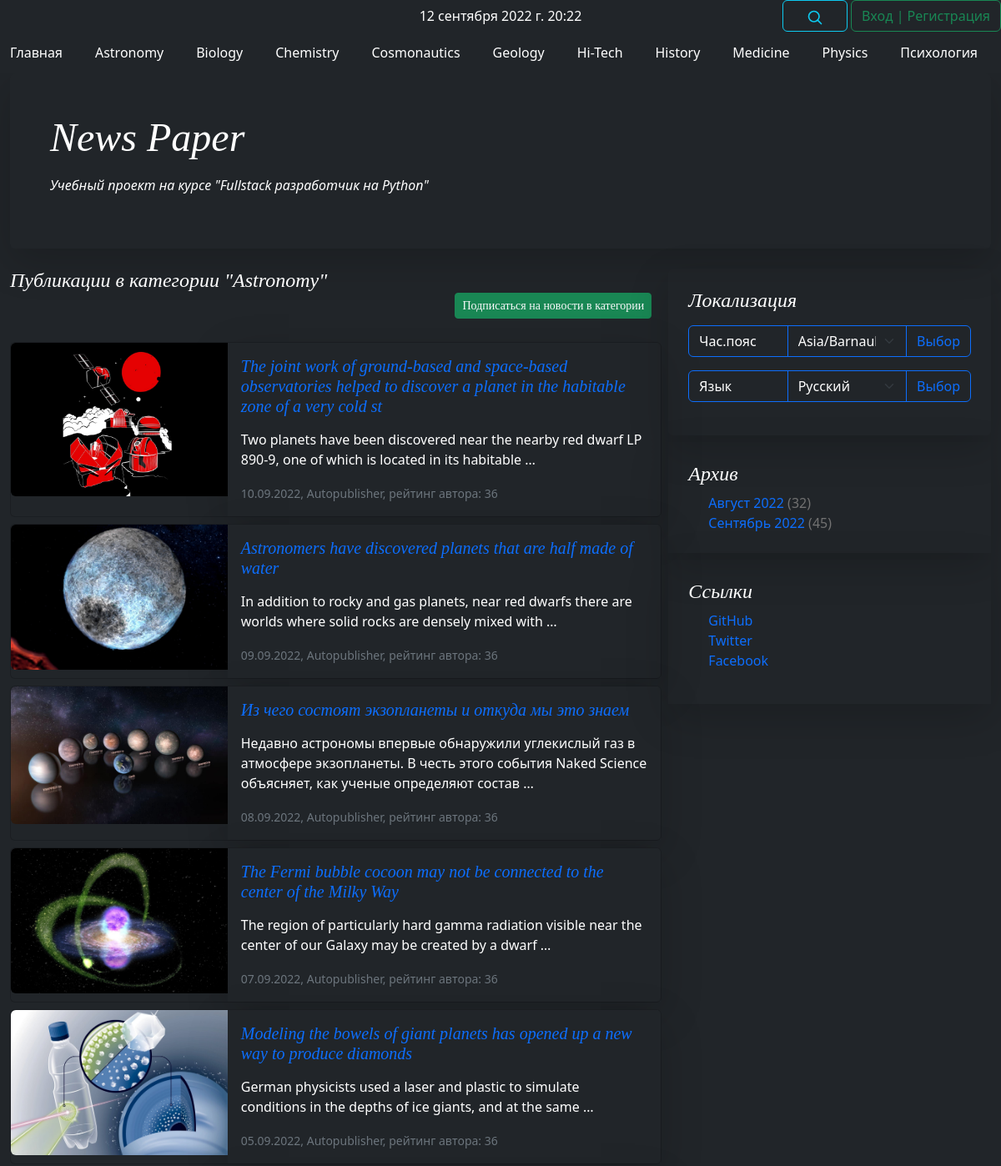
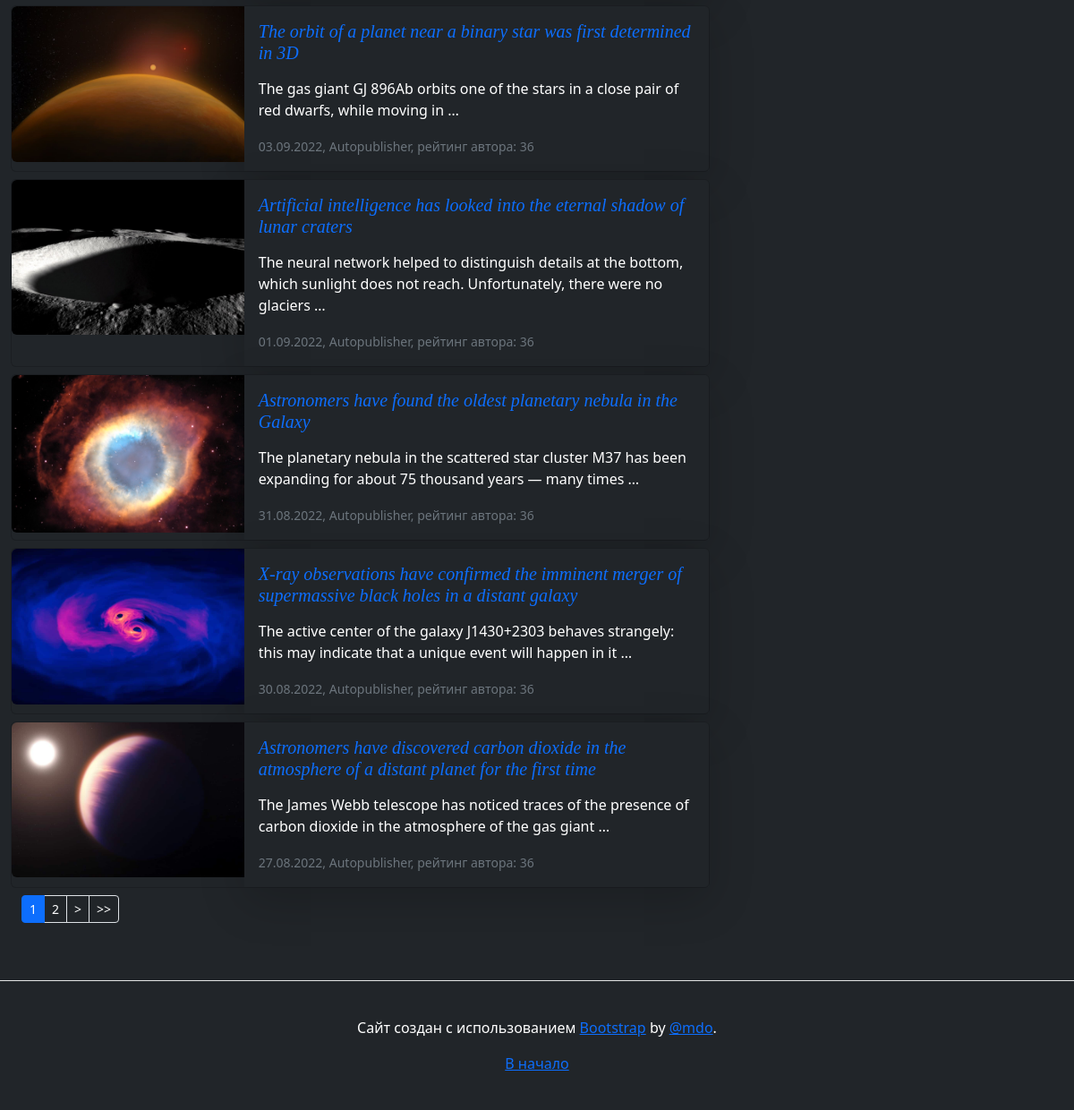
The app's page /caterory/1/, older data (2 pictures, top to bottom).
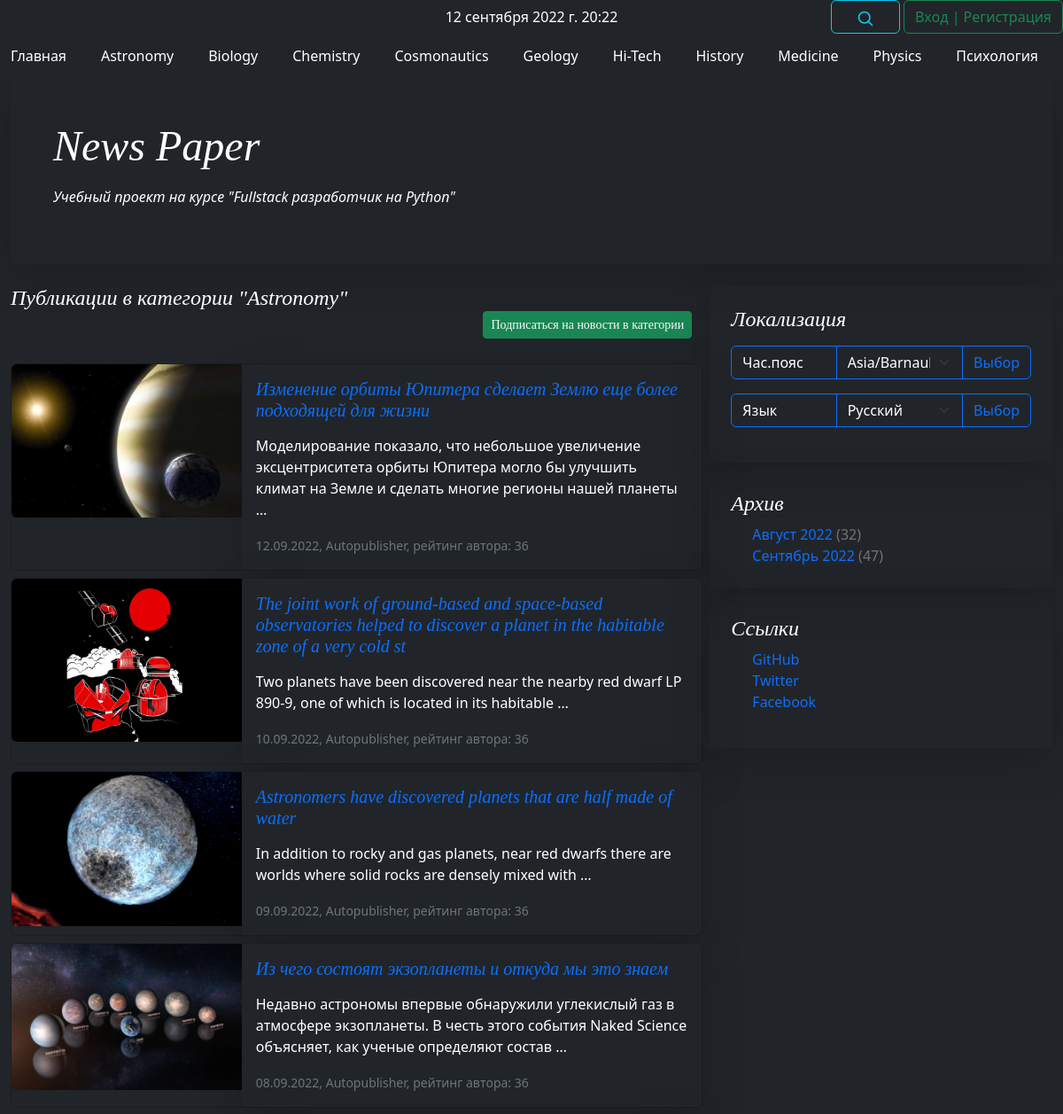
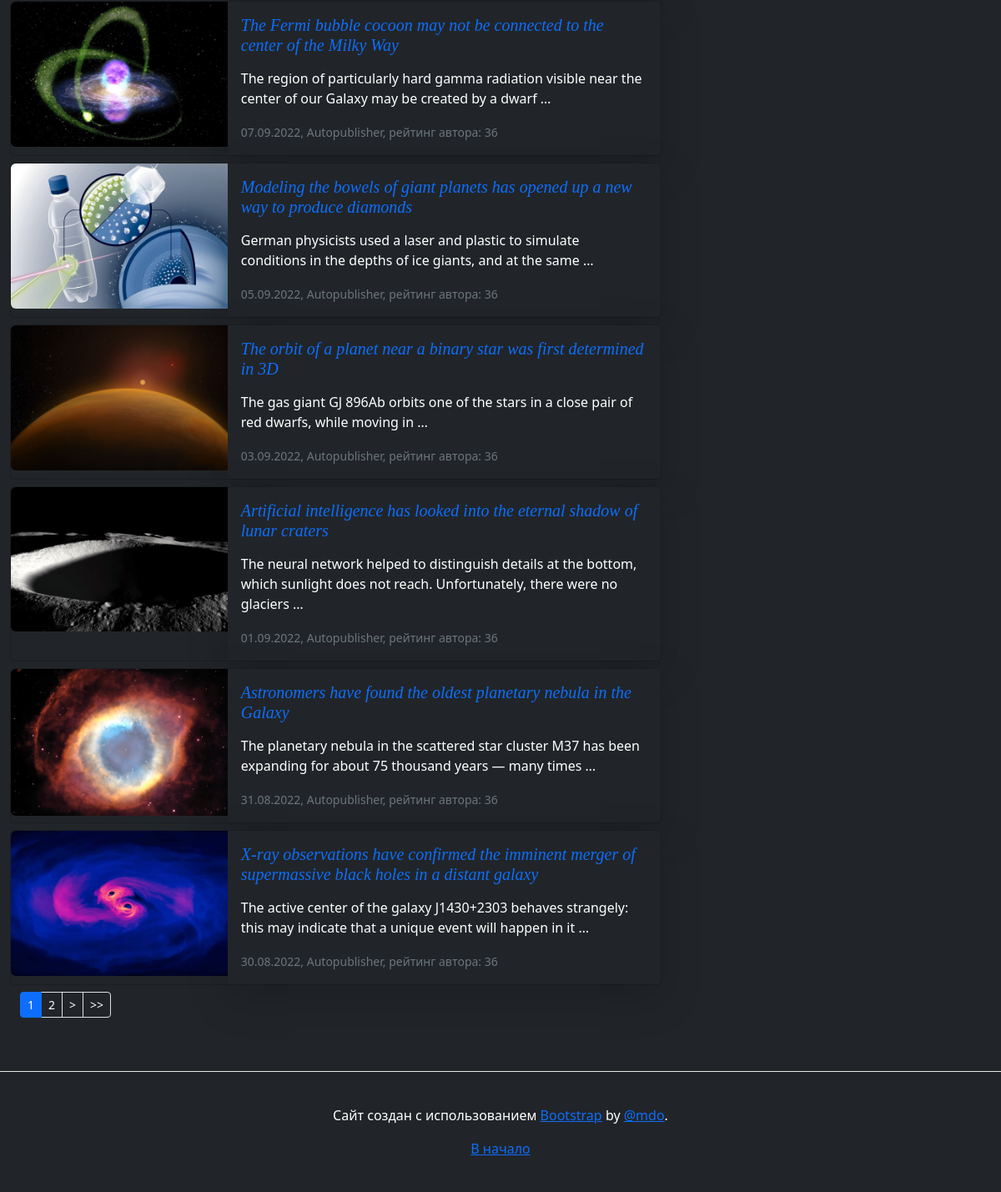
The same page, newer data (2 pictures, top to bottom).
### news/models.py (models this page shows, shortened)
class Category(models.Model):
    name = models.CharField(
        max_length=64,
        unique=True,
        verbose_name=_('Имя категории'),
    )
    subscribers = models.ManyToManyField(
        User,
        through='CatSubscribers',
        blank=True,
        verbose_name=_('Подписчик'),
    )
    class Meta:
        verbose_name = _('Категория')
        verbose_name_plural = _('Категории')

class PostCategory(models.Model):
    post = models.ForeignKey(
        Post,
        on_delete=models.CASCADE,
        verbose_name=_('Пост'),
    )
    cat = models.ForeignKey(
        Category,
        on_delete=models.CASCADE,
        verbose_name=_('Категория'),
    )
    def __str__(self):
        return self.cat.name
    class Meta:
        verbose_name = _('Категория')
        verbose_name_plural = _('Категории')

class Post(models.Model):
    author_post = models.ForeignKey(
        Author,
        on_delete=models.CASCADE,
        verbose_name=_('Автор'),
    )
    ARTICLE = 'ART'
    NEWS = 'NWS'
    CHOICE_CAT = [
        (ARTICLE, _('Статья')),
        (NEWS, _('Новость')),
    ]
    type_cat = models.CharField(
        max_length=3,
        choices=CHOICE_CAT,
        default=ARTICLE,
        verbose_name=_('Тип контента'),
    )
    date_pub = models.DateTimeField(
        auto_now_add=True,
        verbose_name=_('Дата публикации'),
    )
    post_cat = models.ManyToManyField(
        Category,
        through='PostCategory',
        verbose_name=_('Категория'),
    )
    name = models.CharField(
        max_length=128,
        verbose_name=_('Название'),
    )
    content = models.TextField(
        verbose_name=_('Контент'),
    )
    content_rate = models.SmallIntegerField(
        default=0,
        verbose_name=_('Рейтинг'),
    )
    content_image = models.ImageField(
        upload_to='images',
        verbose_name=_('Изображение'),
        default='no_image.jpg',
    )
    class Meta:
        verbose_name = _('Пост')
        verbose_name_plural = _('Посты')

class Author(models.Model):
    author_user = models.OneToOneField(
        User,
        on_delete=models.CASCADE,
        verbose_name=_('Имя'),
    )
    author_rate = models.SmallIntegerField(
        default=0,
        verbose_name=_('Рейтинг'),
    )
    def __str__(self):
        return self.author_user.username
    class Meta:
        verbose_name = _('Автор')
        verbose_name_plural = _('Авторы')

### news/views.py (the view)
class CategoryView(ListView):
    model = Post
    template_name = 'category.html'
    context_object_name = 'posts'
    paginate_by = 10
    def get_queryset(self):
        cat_id = self.kwargs['pk']
        queryset = get_list_or_404(
            Post.objects.select_related().filter(post_cat=cat_id).order_by('-date_pub')
        )
        return queryset
    def get_context_data(self, **kwargs):
        context = super().get_context_data(**kwargs)
        cat_id = self.kwargs.get('pk', None)
        context['cat_name'] = get_list_or_404(PostCategory.objects.filter(cat=cat_id))[0]
        context['posts'] = cache.get_or_set(
            f'category-id-{cat_id}-{context.get("page_obj").number}',
            context['posts'],
            1
        )
        context['post_category'] = PostCategory.objects.filter(
            cat=cat_id
        ).select_related()[:1]
        context['is_subscribed'] = Category.objects.filter(
            subscribers=self.request.user.id
        ).values_list('name', flat=True)
        return context

### news/context_processors.py (called while the page is built)
def navigate_context(request):
    category = Category.objects.all()
    archives = Post.objects.annotate(
        year=ExtractYear('date_pub'),
        month=ExtractMonth('date_pub')
    ).values('year', 'month').annotate(total=Count('id'))
    user_timezone = pytz.timezone(
        request.session.get('django_timezone') or settings.TIME_ZONE
    )
    current_time = timezone.now().astimezone(user_timezone)
    context = {
        'category': category,
        'archives': archives,
        'current_time': current_time,
        'timezones': pytz.common_timezones,
    }
    return context

### news/templatetags/news_filters.py (called while the page is built)
@register.filter()
def censor(in_text):
    censured_text = in_text
    with open('static/json/bad_words.json', 'r') as censor_file:
        bad_text = json.load(censor_file)
    for word in censured_text.split():
        if word.lower() in bad_text:
            censured_text = censured_text.replace(
                word,
                f'{word[0]}{"*" * (len(word) - 1)}'
            )
    return censured_text

@register.filter()
def name_month(val):
    val_obj = timezone.datetime.strptime(str(val), "%m")
    val_name = val_obj.strftime("%B")
    return _(val_name)

### news/templatetags/news_tags.py (called while the page is built)
@register.simple_tag(takes_context=True)
def url_replace(context, **kwargs):
    d = context['request'].GET.copy()
    for k, v in kwargs.items():
        d[k] = v
    return d.urlencode()

### templates/category.html (shortened to what this page needs)
{% extends 'default.html' %}
{% load i18n %}
{% load news_filters %}
{% load news_tags %}
{% block content %}
    <h4 class="pb-1 mb-4 fst-italic">
        {% for cat in post_category %}
            {% if cat.cat.name not in is_subscribed %}
                <div class="container text-end">
                    <div class="btn-group btn-group-sm" role="group">
                        <button type="button" class="btn btn-success">
                            <a class="text-decoration-none text-light" href="/subscribe_cat/{{ cat.cat_id }}/">{% trans "Подписаться на новости в категории" %}</a>
                        </button>
                    </div>
                </div>
            {% endif %}
        {% endfor %}
    </h4>
    {% for post in posts %}
        {% include 'post_card.html' %}
    {% endfor %}
    {% if page_obj.has_other_pages %}
        {% include 'paginator.html' %}
    {% endif %}
{% endblock content %}

### templates/default.html (shortened to what this page needs)
<!doctype html>
<html lang="en">
  {% load i18n %}
  {% load tz %}
  {% load static %}
  {% load news_filters %}
  {% load news_tags %}
  {% load cache %}
  <head>
    <link href="{% static 'css/bootstrap.min.css' %}" rel="stylesheet">
    <link href="{% static 'css/blog.rtl.css' %}" rel="stylesheet">
    <link href="{% static 'css/styles.css' %}" rel="stylesheet">
  </head>
  <body {% if current_time.hour >= 19 or  current_time.hour <= 7 %}class="bg-dark text-bg-dark"{% endif %}>
    {% include 'navigate.html' %}
    <main class="container-fluid">
      {% include 'header.html' %}
      <div class="row g-2">
        <div class="col-md-8">
            {% block content %}{% endblock content %}
        </div>
        {% include 'right_block.html' %}
      </div>
    </main>
    {% include 'footer.html' %}
  </body>
</html>

### templates/navigate.html (shortened to what this page needs)
{% load i18n %}
{% load tz %}
{% load cache %}
<div class="container-fluid>
  <header class="blog-header lh-1 py-3">
    <div class="row flex-nowrap justify-content-between align-items-center">
      <div class="col-4 pt-1">
      </div>
      <div class="col-4 text-center">
        {{ current_time }}
      </div>
      <div class="col-4 d-flex justify-content-end align-items-center">
        <a class="link-secondary" href="{% url 'news:search' %}" aria-label="Search">
          <span class="btn btn-outline-info">
              <svg xmlns="http://www.w3.org/2000/svg" width="20" height="20" fill="none" stroke="currentColor" stroke-linecap="round" stroke-linejoin="round" stroke-width="2" class="mx-3" role="img" viewBox="0 0 24 24"><title>Search</title><circle cx="10.5" cy="10.5" r="7.5"/><path d="M21 21l-5.2-5.2"/></svg>
          </span>
        </a>
          {% if user.id %}
            <a class="btn btn-outline-danger" href="/accounts/logout/">{% trans "Выход" %}</a>
          {% else %}
            <a class="btn btn-outline-success" href="/accounts/login/">{% trans "Вход" %} | {% trans "Регистрация" %}</a>
          {% endif %}
      </div>
    </div>
  {% cache 1 navbar %}
  <nav {% if current_time.hour >= 19 or  current_time.hour <= 7 %}class="navbar bg-dark text-bg-dark"{% else %}class="navbar bg-light"{% endif %}>
    <div {% if current_time.hour >= 19 or  current_time.hour <= 7 %}class="container-fluid bg-dark text-bg-dark"{% else %}class="container-fluid"{% endif %}>
      <a {% if current_time.hour >= 19 or  current_time.hour <= 7 %}class="navbar-brand fs-6 text-bg-dark"{% else %}class="navbar-brand fs-6"{% endif %} href="{% url 'news:index' %}">{% trans "Главная" %}</a>
      {% for item in category %}
        <a {% if current_time.hour >= 19 or  current_time.hour <= 7 %}class="navbar-brand fs-6 text-bg-dark"{% else %}class="navbar-brand fs-6"{% endif %} href="{% url 'news:category' item.id %}">{{ item.name }}</a>
      {% endfor %}
    </div>
  </nav>
  {% endcache %}
</div>

### templates/header.html
{% load i18n %}
<div class="p-4 p-md-5 mb-4 rounded text-bg-dark shadow-lg">
    <div class="col-md-6 px-0">
          <h1 class="display-4 fst-italic">News Paper</h1>
          <p class="lead-3 my-3 fst-italic">{% trans "Учебный проект на курсе \"Fullstack разработчик на Python\"" %}</p>
    </div>
</div>

### templates/post_card.html
{% load i18n %}
{% load news_filters %}
{% load news_tags %}
<div {% if current_time.hour >= 19 or  current_time.hour <= 7 %}class="card mb-2 bg-dark text-bg-dark"{% else %}class="card mb-2"{% endif %}>
  <div class="row g-0">
    <div class="col-md-4">
      <img src="{{ post.content_image.url }}" class="img-fluid rounded-start" alt="{{ post.name|censor }}">
    </div>
    <div class="col-md-8">
      <div class="card-body container-fluid shadow-lg">
        <a class="text-decoration-none" href="{% url 'news:detail' post.id %}">
            <h5 class="card-title fst-italic">{{ post.name|censor }}</h5>
        </a>
        <p class="card-text">{{ post.content|censor|truncatewords_html:20|safe }}</p>
        <p class="card-text">
            <small class="text-muted">
                {{ post.date_pub|date:'d.m.Y' }},
                {{ post.author_post }},
                {% trans "рейтинг автора:" %} {{ post.author_post.author_rate }}
            </small>
        </p>
      </div>
    </div>
  </div>
</div>

### templates/paginator.html (shortened to what this page needs)
{% load news_tags %}
<div class="container text-center">
    <nav class="blog-pagination" aria-label="Pagination">
        <ul class="pagination pagination-sm">
            <li class="page-item active" aria-current="page">
                <span class="page-link">{{ page_obj.number }}</span>
            </li>
            {% if page_obj.has_next %}
                <li class="page-item"><a {% if current_time.hour >= 19 or  current_time.hour <= 7 %}class="page-link bg-dark text-bg-dark"{% else %}class="page-link"{% endif %} href="?{% url_replace page=page_obj.next_page_number %}">{{ page_obj.next_page_number }}</a></li>
                <li class="page-item"><a {% if current_time.hour >= 19 or  current_time.hour <= 7 %}class="page-link bg-dark text-bg-dark"{% else %}class="page-link"{% endif %} href="?{% url_replace page=page_obj.next_page_number %}">></a></li>
                <li class="page-item"><a {% if current_time.hour >= 19 or  current_time.hour <= 7 %}class="page-link bg-dark text-bg-dark"{% else %}class="page-link"{% endif %} href="?{% url_replace page=page_obj.paginator.num_pages %}">>></a></li>
            {% endif %}
        </ul>
    </nav>
</div>

### templates/right_block.html (shortened to what this page needs)
{% load i18n %}
{% load tz %}
{% load cache %}
{% load news_filters %}
{% load news_tags %}
{% get_current_language as LANGUAGE_CODE %}
{% get_current_timezone as TIME_ZONE %}
<div class="col-md-4">
  <div class="position-sticky" style="top: 2rem;">
    <div class="p-4 mb-2 rounded shadow-lg">
      <h4 class="fst-italic">{% trans "Локализация" %}</h4>
      <p>
          <form class="row g-3" action="/set_tz/" method="post">
              <div class="input-group">
                  <label {% if current_time.hour >= 19 or  current_time.hour <= 7 %}class="form-control btn-group-vertical border-primary bg-dark text-bg-dark"{% else %}class="form-control btn-group-vertical border-primary"{% endif %}>{% trans "Час.пояс" %}</label>
                  <select name="timezone" {% if current_time.hour >= 19 or  current_time.hour <= 7 %}class="form-select border-primary bg-dark text-bg-dark"{% else %}class="form-select border-primary"{% endif %} id="inputGroupSelect04" aria-label="Example select with button addon">
                      {% for tz in timezones %}
                          <option value="{{ tz }}" {% if tz == TIME_ZONE %}selected{% endif %}>{{ tz }}</option>
                      {% endfor %}
                  </select>
                  <button class="btn btn-outline-primary" type="submit">{% trans "Выбор" %}</button>
              </div>
    </form>
      </p>
      <p>
      <form class="row g-3" action="{% url 'set_language' %}" method="post">
          {% get_available_languages as LANGUAGES %}
          {% get_language_info_list for LANGUAGES as languages %}
          <div class="input-group">
              <label id="lang_sel" {% if current_time.hour >= 19 or  current_time.hour <= 7 %}class="form-control btn-group-vertical border-primary bg-dark text-bg-dark"{% else %}class="form-control btn-group-vertical border-primary"{% endif %}>{% trans "Язык" %}</label>
              <select name="language" {% if current_time.hour >= 19 or  current_time.hour <= 7 %}class="form-select border-primary bg-dark text-bg-dark"{% else %}class="form-select border-primary"{% endif %} id="inputGroupSelect04" aria-label="Example select with button addon">
                  {% for language in languages %}
                    <option value="{{ language.code }}" {% if language.code == LANGUAGE_CODE %} selected {% endif %}>
                      {{ language.name_local }}
                    </option>
                  {% endfor %}
              </select>
              <button class="btn btn-outline-primary" type="submit">{% trans "Выбор" %}</button>
          </div>
      </form>
      </p>
    </div>
    {% cache 600 rightcol TIME_ZONE LANGUAGE_CODE %}
    <div class="p-4 mb-2 container-fluid shadow-lg">
      <h4 class="fst-italic">{% trans "Архив" %}</h4>
      <ol class="list-unstyled mb-0 ms-4">
          {% for item in archives %}
              <li>
                  <a class="text-decoration-none" href="{% url 'news:archive' item.year item.month %}">{{ item.month|name_month }} {{ item.year }}</a>
                  <span class="blog-post-meta">({{ item.total }})</span>
              </li>
          {% endfor %}
      </ol>
    </div>
    <div class="p-4 mb-2 container-fluid shadow-lg">
      <h4 class="fst-italic">{% trans "Ссылки" %}</h4>
      <ol class="list-unstyled ms-4">
        <li>
            <a class="text-decoration-none" target="_blank" href="https://github.com/spawlov">GitHub</a>
        </li>
        <li><a class="text-decoration-none" href="#">Twitter</a></li>
        <li><a class="text-decoration-none" href="#">Facebook</a></li>
      </ol>
    </div>
  </div>
</div>
{% endcache %}

### templates/footer.html
{% load i18n %}
<footer {% if current_time.hour >= 19 or  current_time.hour <= 7 %}class="blog-footer bg-dark text-bg-dark"{% else %}class="blog-footer"{% endif %}>
  <p>{% trans "Сайт создан с использованием " %}<a target="_blank" href="https://getbootstrap.com/">Bootstrap</a> by <a target="_blank" href="https://twitter.com/mdo">@mdo</a>.</p>
  <p><a href="#">{% trans "В начало" %}</a></p>
</footer>

### static/css/blog.rtl.css (style rules this page uses)
h1, h2, h3, h4, h5, h6 { font-family: Amiri, Georgia, "Times New Roman", serif; }
.display-4 { font-size: 2.5rem; }
@media (min-width: 768px) { .display-4 { font-size: 3rem; } }
.blog-pagination { margin-bottom: 4rem; }
.blog-post-meta { margin-bottom: 1.25rem; color: #727272; }
.blog-footer { padding: 2.5rem 0; color: #727272; text-align: center; background-color: #f9f9f9; border-top: .05rem solid #e5e5e5; }
.blog-footer p:last-child { margin-bottom: 0; }

Row changes from the older to the newer data that the page shows:
no longer on this page (row unchanged): Post: content_image (picture), name|censor "Astronomers have discovered carbon dioxide in the atmosphere of a distant planet for the first time", content|censor "The James Webb telescope has noticed traces of the presence of carbon dioxide in the atmosphere of the gas giant …", date_pub "27.08.2022", author_post "Autopublisher", author_post.author_rate "36"
added Post: content_image (picture), name|censor "Изменение орбиты Юпитера сделает Землю еще более подходящей для жизни", content|censor "Моделирование показало, что небольшое увеличение эксцентриситета орбиты Юпитера могло бы улучшить климат на Земле и сделать многие регионы нашей планеты …", date_pub "12.09.2022", author_post "Autopublisher", author_post.author_rate "36"
Text that changed along with them:
new list line: "Сентябрь 2022 ( 47 )"
list line gone: "Сентябрь 2022 ( 45 )"
